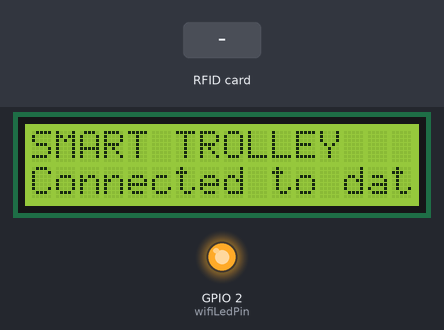
A sketch run on a simulated ESP32. On the bench: 16×2 character LCD, output pins drawn as LEDs (lit = HIGH). Inputs (shaded band) come from the test bench. WiFi joins after 1.5 s; servers stay silent unless stated; what the sketch prints to the serial monitor is not drawn.

Above: at 1.8 s.
At 5.1 s:
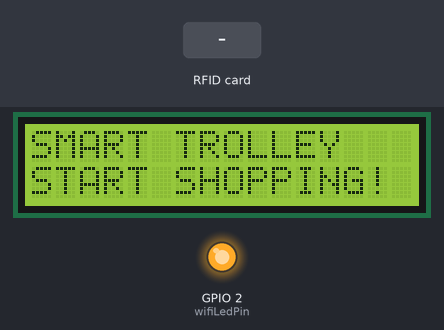
5.2 s: RFID card 12 34 56 78 held to the reader
At 5.8 s:
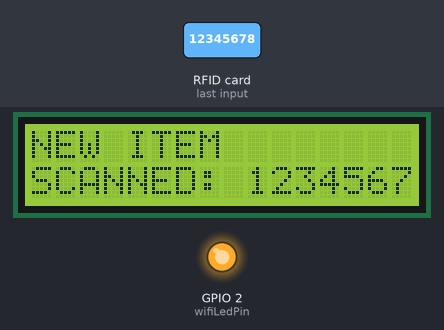
6.7 s: RFID card 5E 7A 19 C4 held to the reader
At 7.2 s:
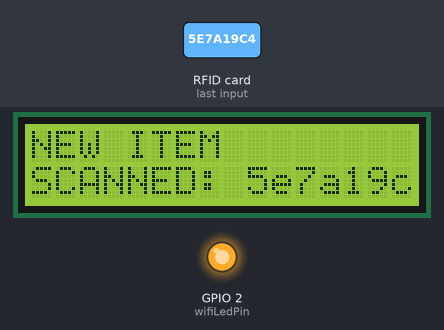
Timing chart, 0 to 9.7 s (numbered marks = the images above; inputs shaded):
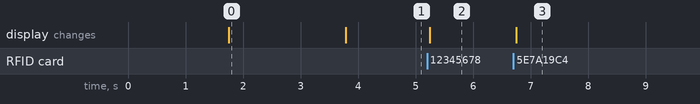

Measured:
- after the input at 5.2 s, the display: changes after 0.05 s (image 2)
- after the input at 6.7 s, the display: changes after 0.05 s (image 3)
- what the display in image 0 shows lasts 2.0 s, from 1.8 s to 3.8 s

The sketch:

arduino_code.ino
```cpp
#include <SPI.h>
#include <MFRC522.h>
#include <LiquidCrystal_I2C.h>

LiquidCrystal_I2C lcd(0x27, 16, 2);  // Set the LCD address to 0x27 for a 16 chars and 2 line display

#define RST_PIN 4    // Configurable, see typical pin layout above
#define SS_PIN 5     // Configurable, see typical pin layout above

MFRC522 mfrc522(SS_PIN, RST_PIN);  // Create MFRC522 instance

//Firebase=================================================
//WiFi
#define wifiLedPin 2

//Firebase
#include <Arduino.h>
#include <WiFi.h>
#include <FirebaseESP32.h>
// Provide the token generation process info.
#include <addons/TokenHelper.h>
// Provide the RTDB payload printing info and other helper functions.
#include <addons/RTDBHelper.h>
/* 1. Define the WiFi credentials */
#define WIFI_SSID "Autobonics_4G"
#define WIFI_PASSWORD "autobonics@27"
// For the following credentials, see examples/Authentications/SignInAsUser/EmailPassword/EmailPassword.ino
/* 2. Define the API Key */
#define API_KEY "AIzaSyCWD5MsZf8yzL7E_lN1AYuppF7k7uwNSWs"
/* 3. Define the RTDB URL */
#define DATABASE_URL "https://smart-trolley-727ab-default-rtdb.asia-southeast1.firebasedatabase.app/" //<databaseName>.firebaseio.com or <databaseName>.<region>.firebasedatabase.app
/* 4. Define the user Email and password that alreadey registerd or added in your project */
#define USER_EMAIL "device@gmail.com"
#define USER_PASSWORD "12345678"
// Define Firebase Data object
FirebaseData fbdo;
FirebaseAuth auth;
FirebaseConfig config;
unsigned long sendDataPrevMillis = 0;
// Variable to save USER UID
String uid;
//Databse
String path;


String line1 = "";
String line2 = "";


FirebaseData stream;
void streamCallback(StreamData data)
{
  Serial.println("NEW DATA!");

  String p = data.dataPath();

  Serial.println(p);
  printResult(data); // see addons/RTDBHelper.h

  FirebaseJson jVal = data.jsonObject();
  FirebaseJsonData line1FB;
  FirebaseJsonData line2FB;

  jVal.get(line1FB, "l1");
  jVal.get(line2FB, "l2");

   if (line1FB.success)
  {
    Serial.println("Success data line1FB");
    String value = line1FB.to<String>();
    line1 = value;
    lcd.clear();
    lcd.setCursor(0, 0);
    lcd.print(line1);
    lcd.setCursor(0, 1);
    lcd.print(line2);
  }
   if (line2FB.success)
  {
    Serial.println("Success data line2FB");
    String value = line2FB.to<String>();
    line2 = value;
    lcd.clear();
    lcd.setCursor(0, 0);
    lcd.print(line1);
    lcd.setCursor(0, 1);
    lcd.print(line2);

  }
}

void streamTimeoutCallback(bool timeout)
{
  if (timeout)
    Serial.println("stream timed out, resuming...\n");

  if (!stream.httpConnected())
    Serial.printf("error code: %d, reason: %s\n\n", stream.httpCode(), stream.errorReason().c_str());
}

void setup() {
  Serial.begin(115200);

  lcd.init();
  lcd.clear();
  lcd.backlight();

  //Display
  lcd.init();
  lcd.backlight();
  lcd.clear();
  lcd.setCursor(0, 0);
  lcd.print("SMART TROLLEY");
  lcd.setCursor(0, 1);
  lcd.print("Connecting wifi..");

  SPI.begin();           // Init SPI bus
  mfrc522.PCD_Init();    // Init MFRC522
  delay(4);              // Optional delay. Some boards do need more time after init to be ready, see Readme
  mfrc522.PCD_DumpVersionToSerial();  // Show details of PCD - MFRC522 Card Reader details
  Serial.println(F("Scan PICC to see UID, SAK, type, and data blocks..."));


  //WIFI
  pinMode(wifiLedPin, OUTPUT);
  WiFi.begin(WIFI_SSID, WIFI_PASSWORD);
  Serial.print("Connecting to Wi-Fi");
  unsigned long ms = millis();
  while (WiFi.status() != WL_CONNECTED)
  {
    digitalWrite(wifiLedPin, LOW);
    Serial.print(".");
    delay(300);
  }
  Serial.println();
  Serial.print("Connected with IP: ");
  digitalWrite(wifiLedPin, HIGH);
  Serial.println(WiFi.localIP());
  Serial.println();

  lcd.setCursor(0, 1);
  lcd.print("Wifi connected!");


  //FIREBASE
  Serial.printf("Firebase Client v%s\n\n", FIREBASE_CLIENT_VERSION);
  /* Assign the api key (required) */
  config.api_key = API_KEY;

  /* Assign the user sign in credentials */
  auth.user.email = USER_EMAIL;
  auth.user.password = USER_PASSWORD;

  /* Assign the RTDB URL (required) */
  config.database_url = DATABASE_URL;

  /* Assign the callback function for the long running token generation task */
  config.token_status_callback = tokenStatusCallback; // see addons/TokenHelper.h

  // Limit the size of response payload to be collected in FirebaseData
  fbdo.setResponseSize(2048);

  Firebase.begin(&config, &auth);

  // Comment or pass false value when WiFi reconnection will control by your code or third party library
  Firebase.reconnectWiFi(true);

  Firebase.setDoubleDigits(5);

  config.timeout.serverResponse = 10 * 1000;


  // Getting the user UID might take a few seconds
  Serial.println("Getting User UID");
  while ((auth.token.uid) == "") {
    Serial.print('.');
    delay(1000);
  }
  // Print user UID
  uid = auth.token.uid.c_str();
  Serial.print("User UID: ");
  Serial.println(uid);

  lcd.setCursor(0, 1);
  lcd.print("Connected to databse");
  delay(2000);

  path = "devices/" + uid + "/reading";

  lcd.clear();
  lcd.setCursor(0, 0);
  lcd.print("SMART TROLLEY");
  lcd.setCursor(0, 1);
  lcd.print("START SHOPPING!");

     //Stream setup
  if (!Firebase.beginStream(stream, "devices/" + uid + "/data"))
    Serial.printf("sream begin error, %s\n\n", stream.errorReason().c_str());

  Firebase.setStreamCallback(stream, streamCallback, streamTimeoutCallback);
}


String uidValue = "";


void updateData(bool isUpdate = false){
  if (Firebase.ready() && (isUpdate || (millis() - sendDataPrevMillis > 1000 || sendDataPrevMillis == 0)))
  {
    sendDataPrevMillis = millis();
    FirebaseJson json;
    json.set("rfid", uidValue);
    json.set(F("ts/.sv"), F("timestamp"));
    Serial.printf("Set data with timestamp... %s\n", Firebase.setJSON(fbdo, path.c_str(), json) ? fbdo.to<FirebaseJson>().raw() : fbdo.errorReason().c_str());
    Serial.println("");
  }
}


void loop() {
  // Reset the loop if no new card present on the sensor/reader. This saves the entire process when idle.
  if (!mfrc522.PICC_IsNewCardPresent()) {
    return;
  }

  // Select one of the cards
  if (!mfrc522.PICC_ReadCardSerial()) {
    return;
  }

  String uid = "";

  // Store UID in a variable
  for (byte i = 0; i < mfrc522.uid.size; i++) {
    uid += (mfrc522.uid.uidByte[i] < 0x10 ? "0" : "");
    uid += String(mfrc522.uid.uidByte[i], HEX);
  }

  if(uid != uidValue) {
    uidValue = uid;
    // Print UID from the variable
    Serial.print("Val");
    Serial.println(uidValue);
    // updateData(true);
  } else {
    Serial.println("No data");
  }

  lcd.clear();
  lcd.setCursor(0, 0);
  lcd.print("NEW ITEM");
  lcd.setCursor(0, 1);
  lcd.print("SCANNED: ");
  lcd.print(uidValue);


  // Halt PICC to stop communication
  mfrc522.PICC_HaltA();
  // Stop encryption on PCD
  mfrc522.PCD_StopCrypto1();
  delay(1000);  // Delay for 1 second (adjust as needed)

  updateData(true);
}
```
